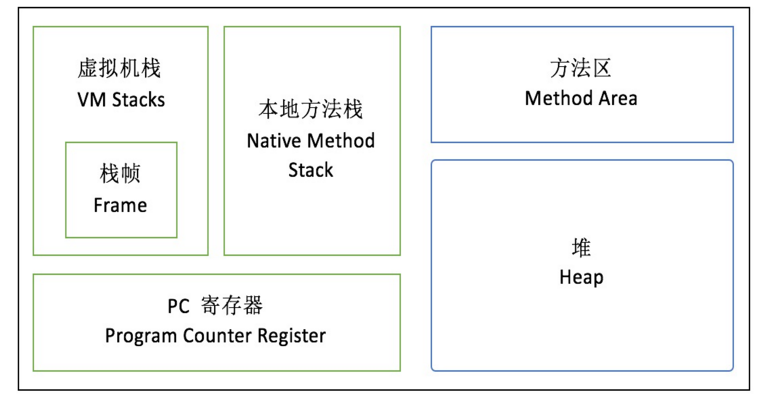
#> input picture module_test/abc.png, 775 x 403 px
$ python image_test.py
#> lines starting #> are read from the running program, lines starting #| are printed output that depends on the picture
'''
    # 操作image
'''

from PIL import Image

im = Image.open('abc.png');
#> im is the input picture: PIL image 775x403 RGB; mean R, G, B 244.2, 245.3, 244.5
print(im.format, im.size, im.mode)
#| PNG (775, 403) RGB
im.thumbnail((200, 100))
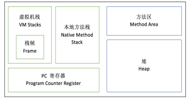
#> im: PIL image 192x100 RGB; mean R, G, B 243.8, 245, 244.2
im.save('thumb.jpg', 'JPEG')

import  sys
print(sys.path)
# 运行时修改path
sys.path.append('/Users/michael/my_py_scripts')
